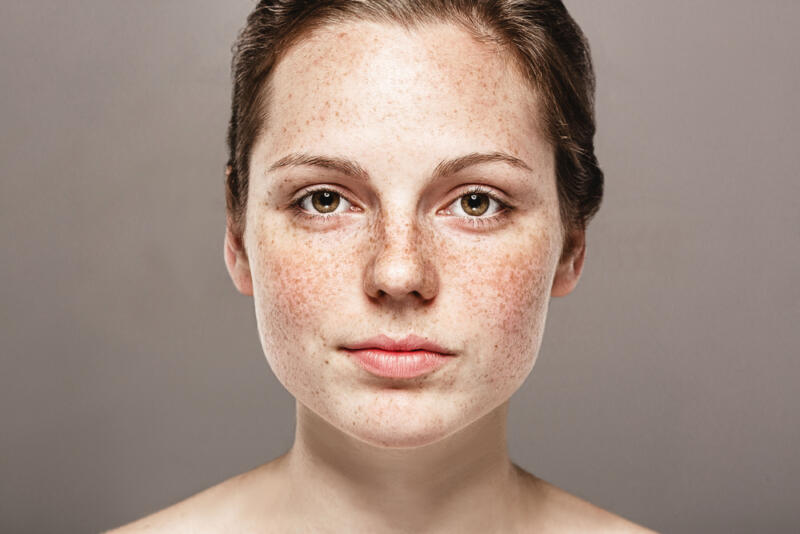
#> input picture лр3/face.jpg, 800 x 534 px
$ python lab3.py
#> lines starting #> are read from the running program, lines starting #| are printed output that depends on the picture; after the words box and inside, x2 and y2 are one past the last pixel; in counts of white or black regions, pixels touching at a corner belong together
import cv2

img = cv2.imread('face.jpg')
#> img is the input picture: shape (534, 800, 3); mean B, G, R 128.8, 139.4, 160.8
cv2.imshow('before', img)
gray = cv2.cvtColor(img, cv2.COLOR_BGR2GRAY)
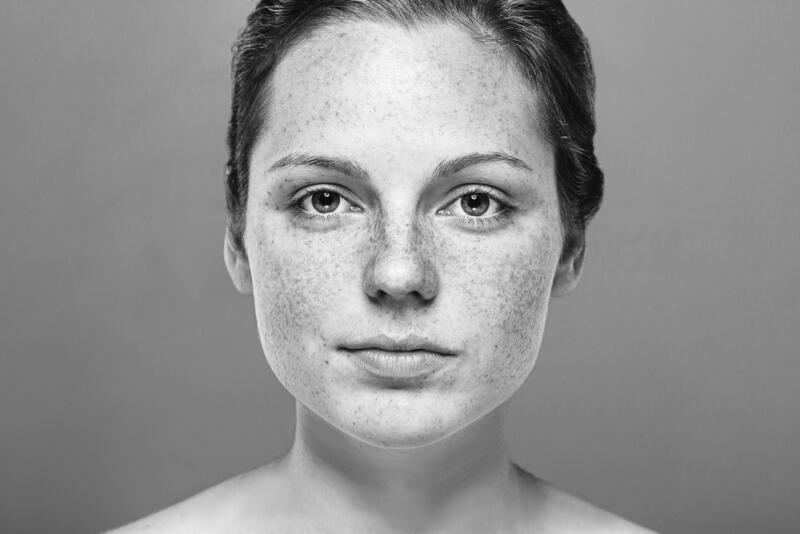
#> gray: shape (534, 800); min 0, max 249, mean 144.7

faces = cv2.CascadeClassifier('haarcascade_frontalface_default.xml').detectMultiScale(gray, scaleFactor=1.3, minNeighbors=5)
#> faces = [[215, 52, 374, 374]]
for (x,y,w,h) in faces:
   cv2.rectangle(img,(x,y),(x+w,y+h),(255,0,0),3)
#> this loop made 1 pass
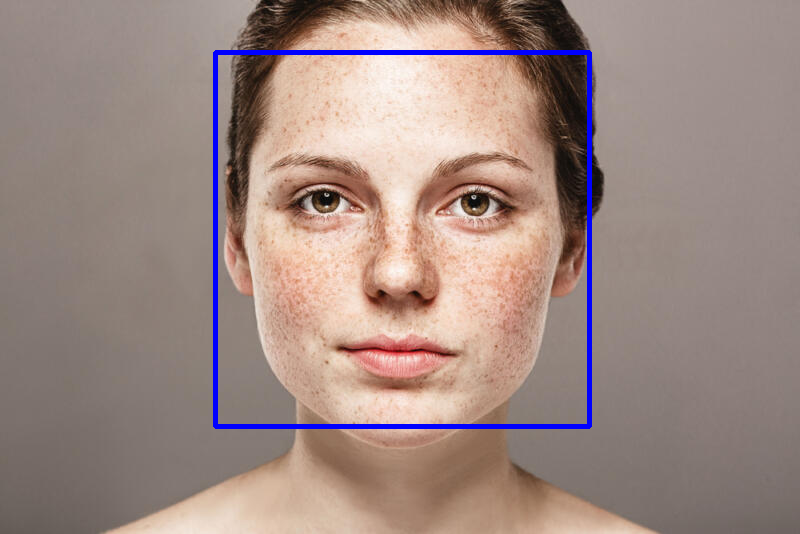
#> img: shape (534, 800, 3); 1.75% of pixels changed, all inside (x1, y1, x2, y2) = (213, 50, 592, 429)

eyes = cv2.CascadeClassifier('haarcascade_eye.xml').detectMultiScale(gray, scaleFactor=1.3, minNeighbors=3)
#> eyes = [[281, 164, 76, 76], [431, 159, 87, 87]]
for (ex,ey,ew,eh) in eyes:
   cv2.rectangle(img,(ex,ey),(ex+ew,ey+eh),(0,0,255),3)
#> this loop made 2 passes
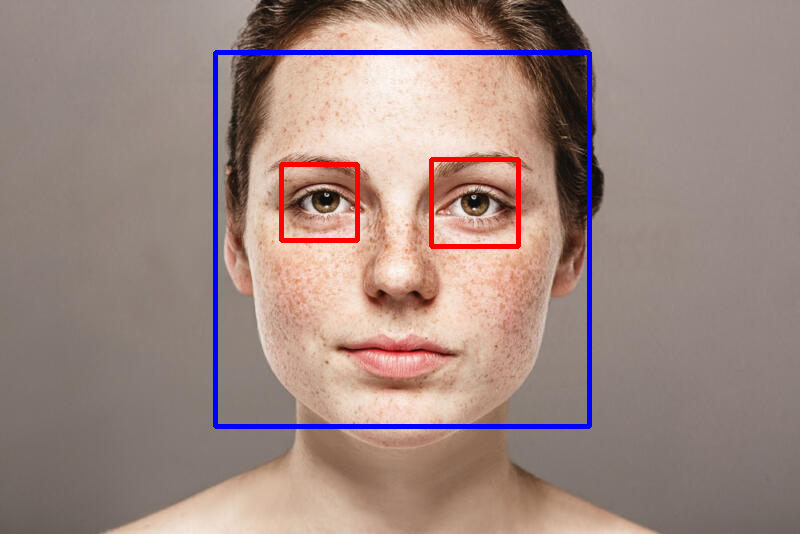
#> img: shape (534, 800, 3); 0.76% of pixels changed, all inside (x1, y1, x2, y2) = (279, 157, 521, 249)

l_eye = cv2.CascadeClassifier('haarcascade_lefteye_2splits.xml').detectMultiScale(gray, scaleFactor=1.5, minNeighbors=5)
#> l_eye = [[430, 134, 101, 101]]
for (ex,ey,ew,eh) in l_eye:
   cv2.rectangle(img,(ex,ey),(ex+ew,ey+eh),(50,100,150),3)
#> this loop made 1 pass
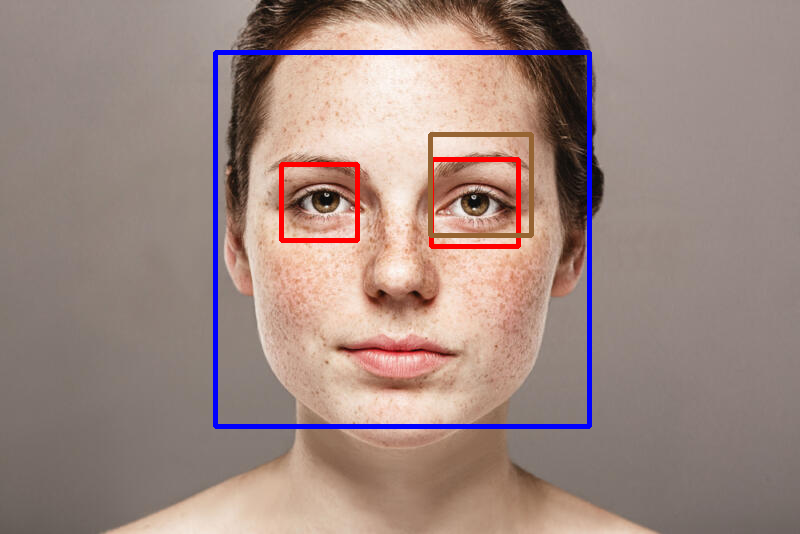
#> img: shape (534, 800, 3); 0.47% of pixels changed, all inside (x1, y1, x2, y2) = (428, 132, 534, 238)

r_eye = cv2.CascadeClassifier('haarcascade_righteye_2splits.xml').detectMultiScale(gray, scaleFactor=1.5, minNeighbors=5)
#> r_eye = [[271, 135, 101, 101]]
for (ex,ey,ew,eh) in r_eye:
   cv2.rectangle(img,(ex,ey),(ex+ew,ey+eh),(150,100,50),3)
#> this loop made 1 pass
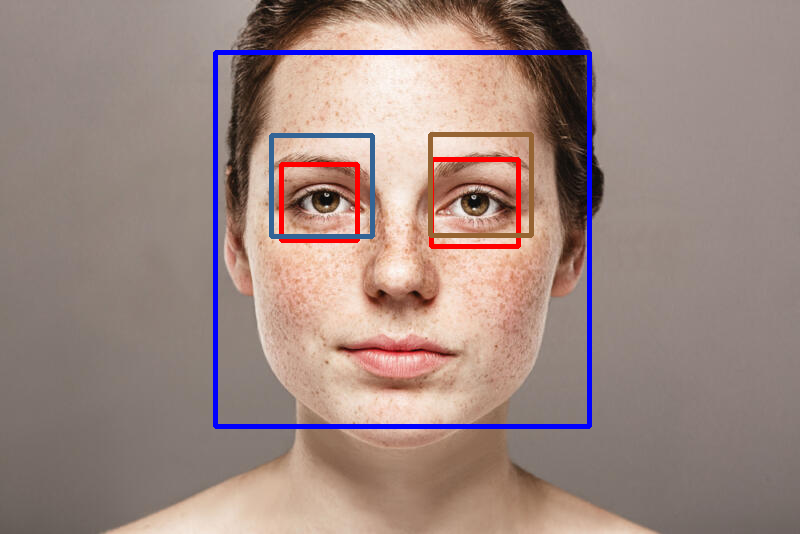
#> img: shape (534, 800, 3); 0.47% of pixels changed, all inside (x1, y1, x2, y2) = (269, 133, 375, 239)

smile = cv2.CascadeClassifier('haarcascade_smile.xml').detectMultiScale(gray, scaleFactor=1.3, minNeighbors=45)
#> smile = [[315, 325, 171, 86]]
for (sx,sy,sw,sh) in smile:
   cv2.rectangle(img,(sx,sy),(sx+sw,sy+sh),(0,255,),3)
#> this loop made 1 pass
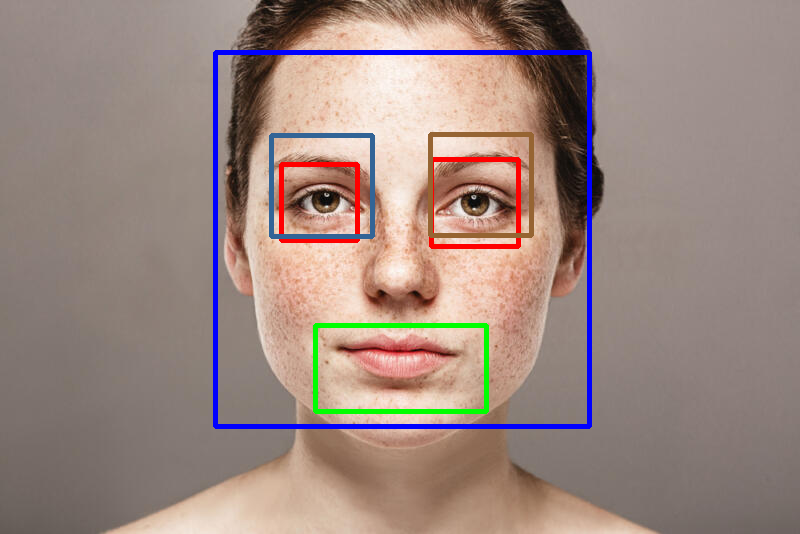
#> img: shape (534, 800, 3); 0.6% of pixels changed, all inside (x1, y1, x2, y2) = (313, 323, 489, 414)

cv2.imshow('after', img)
cv2.waitKey(0)
cv2.destroyAllWindows()
